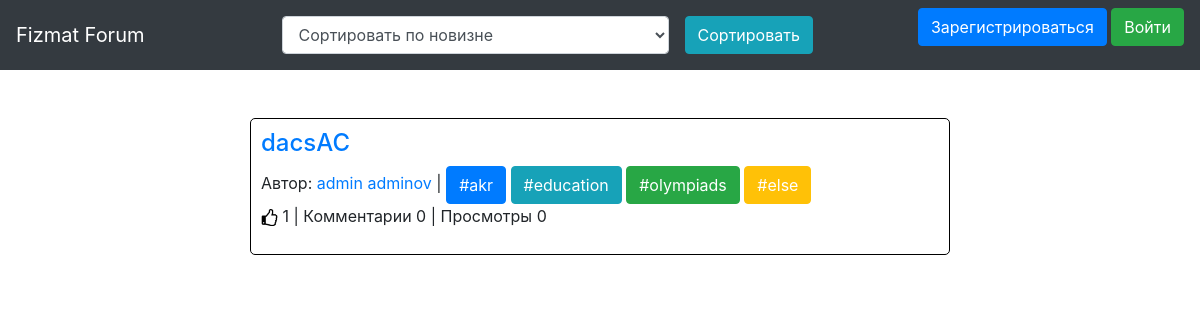
Before: / with the older database file.
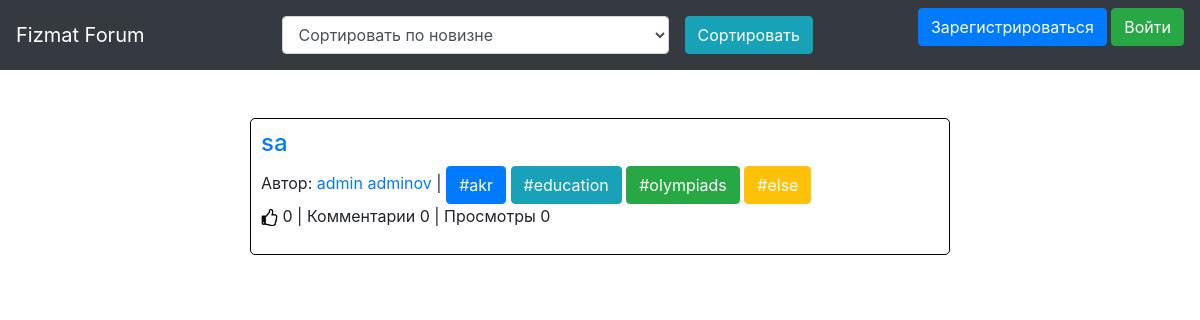
After: the same page with the newer database file.
### data/threads.py (models this page shows)
class Thread(SqlAlchemyBase, UserMixin, SerializerMixin):
    __tablename__ = 'threads'
    id = sqlalchemy.Column(sqlalchemy.Integer, primary_key=True, autoincrement=True)
    title = sqlalchemy.Column(sqlalchemy.String, nullable=False)
    user_id = sqlalchemy.Column(sqlalchemy.Integer, sqlalchemy.ForeignKey("users.id"))
    like_count = sqlalchemy.Column(sqlalchemy.Integer, nullable=False)
    view_count = sqlalchemy.Column(sqlalchemy.Integer, nullable=False)
    comment_count = sqlalchemy.Column(sqlalchemy.Integer, nullable=False)
    user = orm.relation('User')
    categories = orm.relation("Category", secondary=association_table, backref="threads")

### data/users.py (models this page shows, shortened)
class User(SqlAlchemyBase, UserMixin, SerializerMixin):
    __tablename__ = 'users'
    id = sqlalchemy.Column(sqlalchemy.Integer, primary_key=True, autoincrement=True)
    surname = sqlalchemy.Column(sqlalchemy.String, nullable=False)
    name = sqlalchemy.Column(sqlalchemy.String, nullable=False)
    age = sqlalchemy.Column(sqlalchemy.Integer, nullable=False)
    grade = sqlalchemy.Column(sqlalchemy.Integer, nullable=False)
    email = sqlalchemy.Column(sqlalchemy.String, index=True, unique=True, nullable=False)
    hashed_password = sqlalchemy.Column(sqlalchemy.String)

### data/categories.py (models this page shows)
class Category(SqlAlchemyBase):
    __tablename__ = 'categories'
    id = sqlalchemy.Column(sqlalchemy.Integer, primary_key=True, autoincrement=True)
    name = sqlalchemy.Column(sqlalchemy.String, nullable=True)

### main.py (the view)
@app.route('/')
def index():
    session = db_session.create_session()
    if current_user.is_authenticated:
        return render_template('index.html', threads=session.query(Thread).all(),
                           likes=session.query(Action).filter(Action.liked,
                                                              Action.user_id == current_user.id).all(),
                           func=check_like)
    return render_template('index.html', threads=session.query(Thread).all())

### data/db_session.py (called while the page is built)
def create_session() -> Session:
    global __factory
    return __factory()

### templates/index.html (shortened to what this page needs)
{% extends "base.html" %}
{% block select %}
<form class="form-inline" name="sort_type" action="/sorted" method="GET">
    <div class="form-group mx-sm-3">
        <select class="form-control" name="sort_type">
            <option value="time">Сортировать по новизне</option>
        </select>
    </div>
    <button class="btn btn-info" type="submit">Сортировать</button>
</form>
{% endblock %}
{% block content %}
<br/><br/>
{% for item in threads|reverse %}
    <div class="thread">
        <a href="/thread/{{ item.id }}"><h4>{{ item.title }}</h4></a>
        <p>Автор: <a target="_blank" href="/profile/{{current_user.id}}">{{ item.user.name }} {{ item.user.surname }}</a> |
        {% for tag in item.categories %}
            {% if tag.name == "education" %}
                <a href="/tagged_threads/education" class="btn btn-info" style="color: #fff;">#education</a>
            {% elif tag.name == "akr" %}
                <a href="/tagged_threads/akr" class="btn btn-primary" style="color: #fff;">#akr</a>
            {% elif tag.name == "olympiads" %}
                <a href="/tagged_threads/olympiads" class="btn btn-success" style="color: #fff;">#olympiads</a>
            {% else %}
                <a href="/tagged_threads/else" class="btn btn-warning" style="color: #fff;">#else</a>
            {% endif %}
        {% endfor %}<br/>
        {% if current_user.is_authenticated %}
            <a href="/like_thread/{{ item.id }}">
                {% if func(likes, item) %}
                    <img src="/static/img/liked.png" width="17px" height="17px">
                {% else %}
                    <img src="/static/img/like.png" width="17px" height="17px">
                {% endif %}
            </a>
        {% else %}
            <img src="/static/img/like.png" width="17px" height="17px">
        {% endif %} {{ item.like_count }} | Комментарии {{ item.comment_count }} | Просмотры {{ item.comment_count }}</p>
    </div>
    <br>
{% endfor %}
{% endblock %}

### templates/base.html (shortened to what this page needs)
<!DOCTYPE html>
<html lang="en">
<head>
                    <link rel="stylesheet"
                    href="https://stackpath.bootstrapcdn.com/bootstrap/4.4.1/css/bootstrap.min.css"
>
    <link rel="stylesheet" href="/static/css/style.css">
</head>
<body>
    <nav class="navbar navbar-dark bg-dark">
        <a class="navbar-brand" href="/">Fizmat Forum</a>
                {% block select %}{% endblock %}
                {% if current_user.is_authenticated %}
                    <span>
                        <a target="_blank" class="navbar-brand" href="/profile/{{current_user.id}}">{{ current_user.name }} {{ current_user.surname }}</a>
                        <a class="btn btn-light" href="/logout">Выйти</a>
                    </span>
                {% else %}
                    <p>
                        <a class="btn btn-primary " href="/register">Зарегистрироваться</a>
                        <a class="btn btn-success" href="/login">Войти</a>
                    </p>
                {% endif %}
    </nav>
    {% block content %}{% endblock %}
</body>
</html>

### static/css/style.css (style rules this page uses)
.thread { margin-left: 250px; margin-right: 250px; border: solid 1px black; border-radius: 5px; padding: 10px 10px 10px 10px; }

Changed rows visible on the page:
changed Thread "admin": title "dacsAC" → "sa"; like_count "1" → "0"
